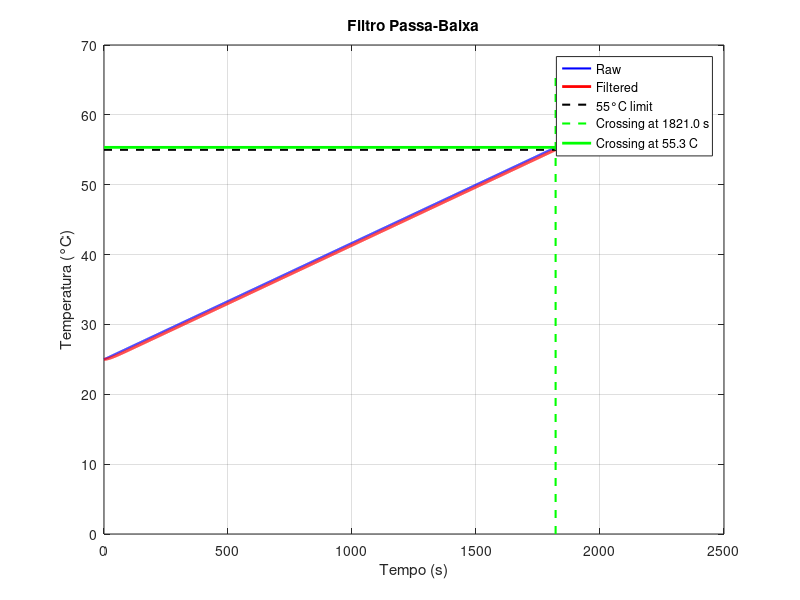

MATLAB code to generate this figure:
% tau * (dtheta/dt) + theta = alpha * t
% Temp_filtered[n] = k * temp_raw[n] + (1 - k) * temp_filtered[n - 1]
% k = dt / (tau + dt)
% temp_raw = alpha * t

clear; clc; close all;

% Definição do tempo
dt = 1;    % 1 s
tf = 2420; % 40 min e 20 s
t = 0:dt:tf;
n = length(t);

% Parâmetros da simulação
alpha = 1 / 60;
tau = 20;
k = dt / (tau + dt);

% Condições iniciais
temp_raw(1) = 25      % 25 graus Celsius
temp_filtered(1) = temp_raw(1);

% Vetores
temp_raw = temp_raw(1) + alpha * t;

for i = 2:n
    temp_filtered(i) = k * temp_raw(i) + (1 - k) * temp_filtered(i - 1);
end

% Encontrar o tempo em que temp_filtered passa 55°C
idx = find(temp_filtered >= 55, 1);  % primeiro índice que atinge 55
if ~isempty(idx)
    t_crossing = t(idx);
    temp_raw_crossing = temp_raw(idx);
else
    t_crossing = [];
    temp_raw_crossing = [];
    disp('Filtro nunca atingiu 55°C');
end

% Plotar
plot(t, temp_raw, 'b-', 'LineWidth', 1.5);
hold on;
plot(t, temp_filtered, 'r-', 'LineWidth', 2);
plot([0 tf], [55 55], 'k--', 'LineWidth', 1.5);  % horizontal
plot([t_crossing t_crossing], [0 max(temp_raw)], 'g--', 'LineWidth', 1.5);  % vertical
plot([0 tf], [temp_raw_crossing temp_raw_crossing], 'g-', 'LineWidth', 2);  % horizontal
hold off;

legend('Raw', 'Filtered', '55°C limit', sprintf('Crossing at %.1f s', t_crossing), sprintf('Crossing at %.1f C', temp_raw_crossing));
xlabel('Tempo (s)');
ylabel('Temperatura (°C)');
title('Filtro Passa-Baixa');
grid on;
